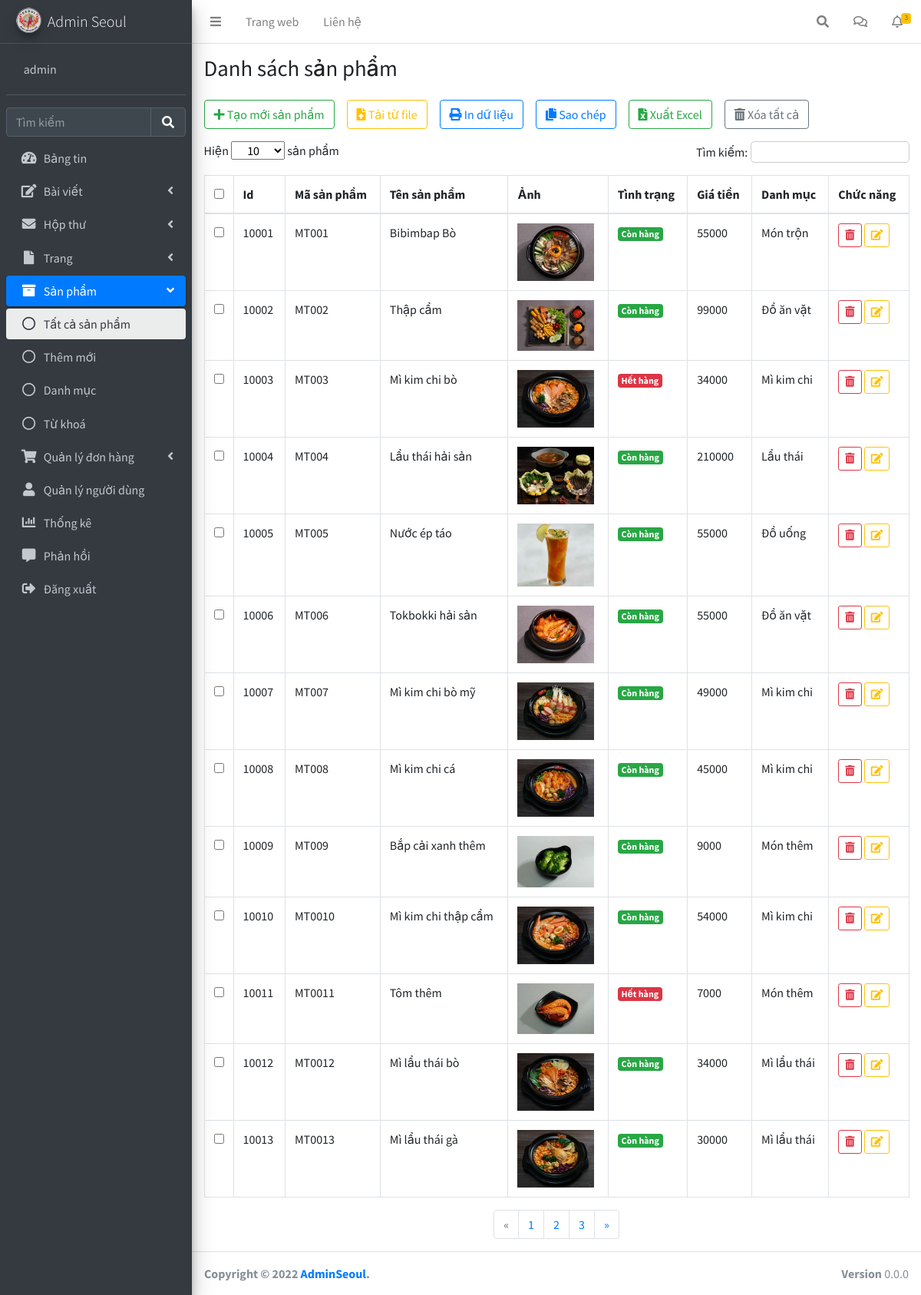
Screenshot of /Admin/pages/all-product.php (signed in) with the database file from the repository.
### tables this page shows
CREATE TABLE `product` (
  `id` int(11) NOT NULL,
  `product_code` varchar(100) NOT NULL,
  `category_id` int(11) NOT NULL,
  `product_name` varchar(350) NOT NULL,
  `price` int(11) NOT NULL,
  `thumbnail` varchar(500) NOT NULL,
  `description` longtext NOT NULL,
  `created_at` datetime DEFAULT NULL,
  `updated_at` datetime DEFAULT NULL,
  `status` tinyint(11) DEFAULT NULL,
  `sold` tinyint(4) NOT NULL DEFAULT 0,
  `visible` tinyint(4) NOT NULL DEFAULT 1
);

CREATE TABLE `category` (
  `id` int(11) NOT NULL,
  `name` varchar(100) NOT NULL
);

### Admin/pages/all-product.php (the view, shortened to what this page needs)
<!DOCTYPE html>
<html lang="en">
<?php session_start();
include '../../database/config.php';
?>
<head>
  <link rel="stylesheet" href="../../css/fontawesome-free/css/all.min.css">
  <link rel="stylesheet" href="../css/IonIcons.css">
  <link rel="stylesheet" href="../css/adminlte.min.css">
</head>
<body class="hold-transition sidebar-mini">
  <div class="wrapper">
    <nav class="main-header navbar navbar-expand navbar-white navbar-light">
      <ul class="navbar-nav">
        <li class="nav-item">
          <a class="nav-link" data-widget="pushmenu" href="#" role="button"><i class="fas fa-bars"></i></a>
        </li>
        <li class="nav-item d-none d-sm-inline-block">
          <a href="../../index.php" class="nav-link">Trang web</a>
        </li>
        <li class="nav-item d-none d-sm-inline-block">
          <a href="#" class="nav-link">Liên hệ</a>
        </li>
      </ul>
      <ul class="navbar-nav ml-auto">
        <li class="nav-item">
          <a class="nav-link" data-widget="navbar-search" href="#" role="button">
            <i class="fas fa-search"></i>
          </a>
        </li>
        <li class="nav-item dropdown">
          <a class="nav-link" data-bs-toggle="dropdown" href="#">
            <i class="far fa-comments"></i>
          </a>
        </li>
        <li class="nav-item dropdown">
          <a class="nav-link " data-bs-toggle="dropdown" href="#" aria-expanded="false">
            <i class="far fa-bell"></i>
            <span class="badge badge-warning navbar-badge">3</span>
          </a>
        </li>
      </ul>
    </nav>
    <aside class="main-sidebar sidebar-dark-primary elevation-4">
      <a href="../admin.php" class="brand-link">
        <img src="../../img/img_index/logo_spicy.png" alt="AdminLTE Logo" class="brand-image img-circle elevation-3" style="opacity: .8">
        <span class="brand-text font-weight-light">Admin Seoul</span>
      </a>
      <div class="sidebar">
        <div class="user-panel mt-3 pb-3 mb-3 d-flex">
          <div class="image">
          </div>
          <div class="info">
            <a href="#" class="d-block"><?php if (isset($_SESSION['dangnhap_seoul'])) {
                                          echo $_SESSION['dangnhap_seoul'];
                                        } ?></a>
          </div>
        </div>
        <div class="form-inline">
          <div class="input-group" data-widget="sidebar-search">
            <input class="form-control form-control-sidebar" type="search" placeholder="Tìm kiếm" aria-label="Search">
            <div class="input-group-append">
              <button class="btn btn-sidebar">
                <i class="fas fa-search fa-fw"></i>
              </button>
            </div>
          </div>
        </div>
        <nav class="mt-2">
          <ul class="nav nav-pills nav-sidebar flex-column" data-widget="treeview" role="menu" data-accordion="false">
            <li class="nav-item ">
              <a href="../index.php" class="nav-link ">
                <i class="nav-icon fas fa-tachometer-alt"></i>
                <p>
                  Bảng tin </p>
              </a>
            </li>
            <li class="nav-item">
              <a href="#" class="nav-link">
                <i class="nav-icon fas fa-edit"></i>
                <p>
                  Bài viết
                  <i class="fas fa-angle-left right"></i>
                </p>
              </a>
            </li>
            <li class="nav-item">
              <a href="#" class="nav-link">
                <i class="nav-icon fas fa-envelope"></i>
                <p>
                  Hộp thư
                  <i class="fas fa-angle-left right"></i>
                </p>
              </a>
            </li>
            <li class="nav-item">
              <a href="#" class="nav-link">
                <i class="nav-icon fas fa-file"></i>
                <p>
                  Trang
                  <i class="fas fa-angle-left right"></i>
                </p>
              </a>
            </li>
            <li class="nav-item menu-open">
              <a href="#" class="nav-link active">
                <i class="nav-icon fas fa-archive"></i>
                <p>
                  Sản phẩm </p>
                <i class="fas fa-angle-left right"></i>
              </a>
              <ul class="nav nav-treeview">
                <li class="nav-item">
                  <a href="./All-product.php" class="nav-link active">
                    <i class="far fa-circle nav-icon"></i>
                    <p>Tất cả sản phẩm</p>
                  </a>
                </li>
                <li class="nav-item">
                  <a href="./add-product.php" class="nav-link">
                    <i class="far fa-circle nav-icon"></i>
                    <p>Thêm mới</p>
                  </a>
                </li>
                <li class="nav-item">
                  <a href="./category.php" class="nav-link">
                    <i class="far fa-circle nav-icon"></i>
                    <p>Danh mục</p>
                  </a>
                </li>
                <li class="nav-item">
                  <a href="#" class="nav-link ">
                    <i class="far fa-circle nav-icon"></i>
                    <p>Từ khoá</p>
                  </a>
                </li>
              </ul>
            </li>
            <li class="nav-item">
              <a href="#" class="nav-link ">
                <i class="nav-icon fa fa-shopping-cart"></i>
                <p>
                  Quản lý đơn hàng </p>
                <i class="fas fa-angle-left right"></i>
              </a>
            </li>
            <li class="nav-item">
              <a href="./user.php" class="nav-link ">
                <i class="nav-icon fas fa-user"></i>
                <p>
                  Quản lý người dùng </p>
              </a>
            </li>
            <li class="nav-item">
              <a href="./statistical.php" class="nav-link ">
                <i class="nav-icon fas fa-chart-bar"></i>
                <p>
                  Thống kê </p>
              </a>
            </li>
            <li class="nav-item">
              <a href="#" class="nav-link ">
                <i class="nav-icon fas fa-comment-alt"></i>
                <p>
                  Phản hồi </p>
              </a>
            </li>
            <li class="nav-item">
              <a href="../index.php?dangxuat=1" class="nav-link ">
                <i class=" nav-icon fas fa-sign-out-alt"></i></i>
                <p>
                  Đăng xuất </p>
              </a>
            </li>
          </ul>
        </nav>
      </div>
    </aside>
    <div class="content-wrapper">
      <main class="app-content">
        <div class="content-header">
          <div class="container-fluid">
            <div class="row mb-2">
              <div class="col-sm-6">
                <h1 class="m-0">Danh sách sản phẩm</h1>
              </div>
              <div class="col-sm-6">
              </div>
            </div>
          </div>
        </div>
        <div class="row px-2 m-0">
          <div class="col-md-12">
            <div class="tile">
              <div class="tile-body">
                <div class="row element-button m-0">
                  <div class="mr-3 mb-3">
                    <a class="btn btn-outline-success " href="./add-product.php" title="Thêm"><i class="fas fa-plus"></i>
                      Tạo mới sản phẩm</a>
                  </div>
                  <div class="mr-3 mb-3">
                    <a class="btn btn-outline-warning  nhap-tu-file" type="button" title="Nhập"><i class="fas fa-file-upload"></i> Tải từ file</a>
                  </div>
                  <div class="mr-3 mb-3">
                    <a class="btn btn-outline-primary  print-file" type="button" title="In" onclick="myApp.printTable()"><i class="fas fa-print"></i> In dữ liệu</a>
                  </div>
                  <div class="mr-3 mb-3">
                    <a class="btn btn-outline-primary  print-file js-textareacopybtn" type="button" title="Sao chép"><i class="fas fa-copy"></i> Sao chép</a>
                  </div>
                  <div class="mr-3 mb-3">
                    <a class="btn btn-outline-success " href="" title="In"><i class="fas fa-file-excel"></i> Xuất
                      Excel</a>
                  </div>
                  <div class="mr-3 mb-3">
                    <a class="btn btn-outline-secondary " type="button" title="Xóa" onclick="myFunction(this)"><i class="fas fa-trash-alt"></i> Xóa tất cả </a>
                  </div>
                </div>
                <div class="row element-filter mx-0 mb-3">
                  <div class="filter__left col-6 p-0">
                    <span>Hiện</span>
                    <select class="form-select px-3" aria-label="Default select">
                      <option selected>10</option>
                    </select>
                    <span>sản phẩm</span>
                  </div>
                  <div class="filter__right col-6 p-0 text-right">
                    <span>Tìm kiếm:</span>
                    <input type="search" placeholder="">
                  </div>
                </div>
                <?php
                $sql_lietke_sp = "SELECT *, product.id as product_id FROM product,category WHERE product.category_id =category.id ORDER BY product.id asc";
                $query_lietke_sp = mysqli_query($mysqli, $sql_lietke_sp);
                ?>
                <table class="table table-hover table-bordered" id="sampleTable">
                  <thead>
                    <tr>
                      <th width="10"><input type="checkbox" id="all"></th>
                      <th>Id</th>
                      <th>Mã sản phẩm</th>
                      <th>Tên sản phẩm</th>
                      <th>Ảnh</th>
                      <th>Tình trạng</th>
                      <th>Giá tiền</th>
                      <th>Danh mục</th>
                      <th>Chức năng</th>
                    </tr>
                  </thead>
                  <tbody>
                    <?php
                    while ($row = mysqli_fetch_array($query_lietke_sp)) {
                    ?>
                      <tr>
                        <td width="10"><input type="checkbox" name="check1" value="1"></td>
                        <td class="id_product"><?php echo $row['product_id'] ?></td>
                        <td><?php echo $row['product_code'] ?> </td>
                        <td><?php echo $row['product_name'] ?></td>
                        <td><img src="../img/upload/img_product/<?php echo $row['thumbnail'] ?>" alt="" width="100px;"></td>
                        <td><?php
                            if ($row['status'] == 1) {
                              echo '<span class="badge bg-success">Còn hàng</span>';
                            } else {
                              echo '<span class="badge bg-danger">Hết hàng</span>';
                            }
                            ?></td>
                        <td><?php echo $row['price'] ?></td>
                        <td><?php echo $row['name'] ?></td>
                        <td><button class="btn btn-outline-danger btn-sm trash" type="button" title="Xóa" data-bs-toggle="modal" data-bs-target="#ModalRM"><i class="fas fa-trash-alt"></i>
                          </button>
                          <button class="btn btn-outline-warning btn-sm edit" type="button" title="Sửa" id="show-emp" data-bs-toggle="modal" data-bs-target="#ModalUP" data-id="<?php echo $row['product_id']; ?>"><i class="fas fa-edit"></i></button>
                        </td>
                      </tr>
                    <?php
                    }
                    ?>
                  </tbody>
                </table>
                <nav aria-label="Page navigation ">
                  <ul class="pagination justify-content-center">
                    <li class="page-item disabled">
                      <a class="page-link " href="#" aria-label="Lùi">
                        <span aria-hidden="true">&laquo;</span>
                      </a>
                    </li>
                    <li class="page-item"><a class="page-link" href="#">1</a></li>
                    <li class="page-item"><a class="page-link" href="#">2</a></li>
                    <li class="page-item"><a class="page-link" href="#">3</a></li>
                    <li class="page-item">
                      <a class="page-link" href="#" aria-label="Tiếp">
                        <span aria-hidden="true">&raquo;</span>
                      </a>
                    </li>
                  </ul>
                </nav>
              </div>
            </div>
          </div>
        </div>
      </main>
    </div>
    <footer class="container-fluid main-footer">
      <strong>Copyright &copy; 2022 <a href="https://adminlte.io">AdminSeoul</a>.</strong>
      <div class="float-right d-none d-sm-inline-block">
        <b>Version</b> 0.0.0
      </div>
    </footer>
  </div>
</body>
</html>

### Admin/pages/all-product.php (style rules this page uses)
.filter__right input { border-radius: 5px; border: 1px solid #ccc; }
.app-content { background-color: #fff; }

### rows the page displays
product: id "10001", product_code "MT001", product_name "Bibimbap Bò", thumbnail (picture), status "Còn hàng", price "55000", category.name "Món trộn"
product: id "10002", product_code "MT002", product_name "Thập cẩm", thumbnail (picture), status "Còn hàng", price "99000", category.name "Đồ ăn vặt"
product: id "10003", product_code "MT003", product_name "Mì kim chi bò", thumbnail (picture), status "Hết hàng", price "34000", category.name "Mì kim chi"
product: id "10004", product_code "MT004", product_name "Lẩu thái hải sản", thumbnail (picture), status "Còn hàng", price "210000", category.name "Lẩu thái"
product: id "10005", product_code "MT005", product_name "Nước ép táo", thumbnail (picture), status "Còn hàng", price "55000", category.name "Đồ uống"
product: id "10006", product_code "MT006", product_name "Tokbokki hải sản", thumbnail (picture), status "Còn hàng", price "55000", category.name "Đồ ăn vặt"
product: id "10007", product_code "MT007", product_name "Mì kim chi bò mỹ", thumbnail (picture), status "Còn hàng", price "49000", category.name "Mì kim chi"
product: id "10008", product_code "MT008", product_name "Mì kim chi cá", thumbnail (picture), status "Còn hàng", price "45000", category.name "Mì kim chi"
product: id "10009", product_code "MT009", product_name "Bắp cải xanh thêm", thumbnail (picture), status "Còn hàng", price "9000", category.name "Món thêm"
product: id "10010", product_code "MT0010", product_name "Mì kim chi thập cẩm", thumbnail (picture), status "Còn hàng", price "54000", category.name "Mì kim chi"
product: id "10011", product_code "MT0011", product_name "Tôm thêm", thumbnail (picture), status "Hết hàng", price "7000", category.name "Món thêm"
product: id "10012", product_code "MT0012", product_name "Mì lẩu thái bò", thumbnail (picture), status "Còn hàng", price "34000", category.name "Mì lẩu thái"
product: id "10013", product_code "MT0013", product_name "Mì lẩu thái gà", thumbnail (picture), status "Còn hàng", price "30000", category.name "Mì lẩu thái"

### other values shown
$_SESSION['dangnhap_seoul'] "admin"
